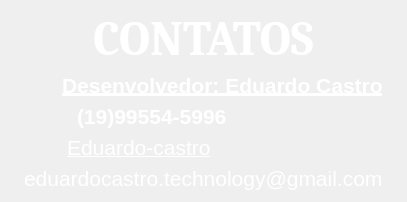
      <widget class="QWidget" name="pg_contatos">
       <layout class="QVBoxLayout" name="verticalLayout_14">
        <item>
         <widget class="QLabel" name="label_15">
          <property name="maximumSize">
           <size>
            <width>16777215</width>
            <height>75</height>
           </size>
          </property>
          <property name="font">
           <font>
            <family>Caladea</family>
            <pointsize>28</pointsize>
            <weight>50</weight>
            <italic>true</italic>
            <bold>false</bold>
           </font>
          </property>
          <property name="styleSheet">
           <string notr="true">font: italic 28pt &quot;Caladea&quot;;</string>
          </property>
          <property name="text">
           <string>&lt;html&gt;&lt;head/&gt;&lt;body&gt;&lt;p align=&quot;center&quot;&gt;&lt;span style=&quot; font-size:36pt; font-weight:600; font-style:normal; color:#ffffff;&quot;&gt;CONTATOS&lt;/span&gt;&lt;/p&gt;&lt;/body&gt;&lt;/html&gt;</string>
          </property>
          <property name="alignment">
           <set>Qt::AlignCenter</set>
          </property>
         </widget>
        </item>
        <item>
         <layout class="QHBoxLayout" name="horizontalLayout_17">
          <item>
           <layout class="QVBoxLayout" name="verticalLayout_13">
            <item>
             <layout class="QHBoxLayout" name="horizontalLayout_16">
              <item>
               <widget class="QLabel" name="label_26">
                <property name="maximumSize">
                 <size>
                  <width>50</width>
                  <height>50</height>
                 </size>
                </property>
                <property name="text">
                 <string/>
                </property>
                <property name="pixmap">
                 <pixmap>imagens/git_icone.png</pixmap>
                </property>
                <property name="scaledContents">
                 <bool>true</bool>
                </property>
               </widget>
              </item>
              <item>
               <widget class="QLabel" name="label_22">
                <property name="font">
                 <font>
                  <pointsize>25</pointsize>
                 </font>
                </property>
                <property name="text">
                 <string>&lt;html&gt;&lt;head/&gt;&lt;body&gt;&lt;p&gt;&lt;a href=&quot;https://github.com/eduardocastro-dev&quot;&gt;&lt;span style=&quot; font-size:16pt; font-weight:600; color:#ffffff;&quot;&gt;Desenvolvedor: Eduardo Castro&lt;/span&gt;&lt;/a&gt;&lt;/p&gt;&lt;/body&gt;&lt;/html&gt;</string>
                </property>
                <property name="alignment">
                 <set>Qt::AlignLeading|Qt::AlignLeft|Qt::AlignVCenter</set>
                </property>
               </widget>
              </item>
             </layout>
            </item>
            <item>
             <layout class="QHBoxLayout" name="horizontalLayout_15">
              <item>
               <widget class="QLabel" name="label_27">
                <property name="maximumSize">
                 <size>
                  <width>60</width>
                  <height>50</height>
                 </size>
                </property>
                <property name="text">
                 <string/>
                </property>
                <property name="pixmap">
                 <pixmap>imagens/whats_icone.png</pixmap>
                </property>
                <property name="scaledContents">
                 <bool>true</bool>
                </property>
               </widget>
              </item>
              <item>
               <widget class="QLabel" name="label_23">
                <property name="font">
                 <font>
                  <pointsize>25</pointsize>
                 </font>
                </property>
                <property name="text">
                 <string>&lt;html&gt;&lt;head/&gt;&lt;body&gt;&lt;p&gt;&lt;span style=&quot; font-size:16pt; font-weight:600; color:#ffffff;&quot;&gt;(19)99554-5996&lt;/span&gt;&lt;/p&gt;&lt;/body&gt;&lt;/html&gt;</string>
                </property>
                <property name="alignment">
                 <set>Qt::AlignLeading|Qt::AlignLeft|Qt::AlignVCenter</set>
                </property>
               </widget>
              </item>
             </layout>
            </item>
            <item>
             <layout class="QHBoxLayout" name="horizontalLayout_14">
              <item>
               <widget class="QLabel" name="label_29">
                <property name="maximumSize">
                 <size>
                  <width>50</width>
                  <height>50</height>
                 </size>
                </property>
                <property name="text">
                 <string/>
                </property>
                <property name="pixmap">
                 <pixmap>imagens/linkedin_icone.png</pixmap>
                </property>
                <property name="scaledContents">
                 <bool>true</bool>
                </property>
               </widget>
              </item>
              <item>
               <widget class="QLabel" name="label_25">
                <property name="font">
                 <font>
                  <pointsize>25</pointsize>
                 </font>
                </property>
                <property name="text">
                 <string>&lt;html&gt;&lt;head/&gt;&lt;body&gt;&lt;p&gt;&lt;a href=&quot;https://www.linkedin.com/in/eduardo-castro-138301187/&quot;&gt;&lt;span style=&quot; font-size:16pt; text-decoration: underline; color:#ffffff;&quot;&gt;Eduardo-castro&lt;/span&gt;&lt;/a&gt;&lt;/p&gt;&lt;/body&gt;&lt;/html&gt;</string>
                </property>
                <property name="alignment">
                 <set>Qt::AlignLeading|Qt::AlignLeft|Qt::AlignVCenter</set>
                </property>
               </widget>
              </item>
             </layout>
            </item>
            <item>
             <layout class="QHBoxLayout" name="horizontalLayout_2">
              <item>
               <widget class="QLabel" name="label_28">
                <property name="maximumSize">
                 <size>
                  <width>50</width>
                  <height>50</height>
                 </size>
                </property>
                <property name="text">
                 <string/>
                </property>
                <property name="pixmap">
                 <pixmap>imagens/gmail_icone.png</pixmap>
                </property>
                <property name="scaledContents">
                 <bool>true</bool>
                </property>
               </widget>
              </item>
              <item>
               <widget class="QLabel" name="label_24">
                <property name="font">
                 <font>
                  <pointsize>25</pointsize>
                 </font>
                </property>
                <property name="text">
                 <string>&lt;html&gt;&lt;head/&gt;&lt;body&gt;&lt;p&gt;&lt;span style=&quot; font-size:16pt; color:#ffffff;&quot;&gt;eduardocastro.technology@gmail.com&lt;/span&gt;&lt;/p&gt;&lt;/body&gt;&lt;/html&gt;</string>
                </property>
                <property name="alignment">
                 <set>Qt::AlignLeading|Qt::AlignLeft|Qt::AlignVCenter</set>
                </property>
               </widget>
              </item>
             </layout>
            </item>
           </layout>
          </item>
          <item>
           <widget class="QLabel" name="label_30">
            <property name="maximumSize">
             <size>
              <width>250</width>
              <height>300</height>
             </size>
            </property>
            <property name="text">
             <string/>
            </property>
            <property name="pixmap">
             <pixmap>imagens/dream_TradingCard (2).jpg</pixmap>
            </property>
            <property name="scaledContents">
             <bool>true</bool>
            </property>
           </widget>
          </item>
         </layout>
        </item>
       </layout>
      </widget>
